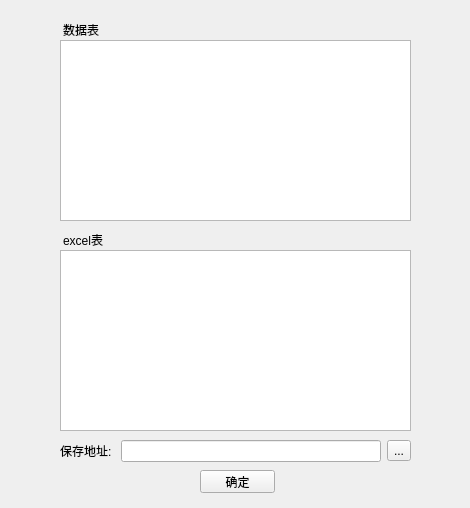
<?xml version="1.0" encoding="UTF-8"?>
<ui version="4.0">
 <class>Main2Window</class>
 <widget class="QMainWindow" name="Main2Window">
  <property name="geometry">
   <rect>
    <x>0</x>
    <y>0</y>
    <width>470</width>
    <height>508</height>
   </rect>
  </property>
  <property name="windowTitle">
   <string>数据库导出</string>
  </property>
  <widget class="QWidget" name="centralWidget">
   <widget class="QLabel" name="label">
    <property name="geometry">
     <rect>
      <x>63</x>
      <y>20</y>
      <width>51</width>
      <height>20</height>
     </rect>
    </property>
    <property name="text">
     <string>数据表</string>
    </property>
   </widget>
   <widget class="QTextBrowser" name="textBrowser">
    <property name="geometry">
     <rect>
      <x>60</x>
      <y>40</y>
      <width>351</width>
      <height>181</height>
     </rect>
    </property>
   </widget>
   <widget class="QLabel" name="label_2">
    <property name="geometry">
     <rect>
      <x>63</x>
      <y>230</y>
      <width>51</width>
      <height>20</height>
     </rect>
    </property>
    <property name="text">
     <string>excel表</string>
    </property>
   </widget>
   <widget class="QTextBrowser" name="textBrowser_2">
    <property name="geometry">
     <rect>
      <x>60</x>
      <y>250</y>
      <width>351</width>
      <height>181</height>
     </rect>
    </property>
   </widget>
   <widget class="QWidget" name="horizontalLayoutWidget">
    <property name="geometry">
     <rect>
      <x>60</x>
      <y>440</y>
      <width>351</width>
      <height>22</height>
     </rect>
    </property>
    <layout class="QHBoxLayout" name="horizontalLayout">
     <item>
      <widget class="QLabel" name="label_3">
       <property name="text">
        <string>保存地址: </string>
       </property>
      </widget>
     </item>
     <item>
      <widget class="QLineEdit" name="lineEdit"/>
     </item>
     <item>
      <widget class="QToolButton" name="toolButton">
       <property name="text">
        <string>...</string>
       </property>
      </widget>
     </item>
    </layout>
   </widget>
   <widget class="QPushButton" name="pushButton">
    <property name="geometry">
     <rect>
      <x>200</x>
      <y>470</y>
      <width>75</width>
      <height>23</height>
     </rect>
    </property>
    <property name="text">
     <string>确定</string>
    </property>
   </widget>
  </widget>
 </widget>
 <resources/>
 <connections/>
</ui>
